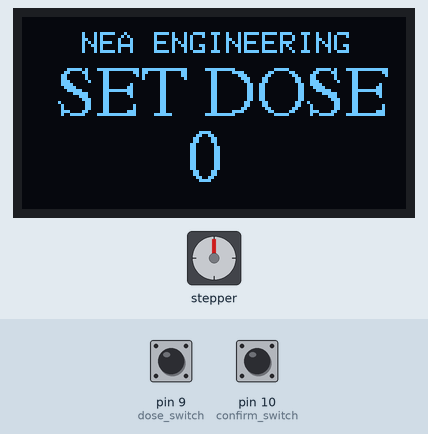
A sketch run on a simulated Arduino Uno, built with avr-gcc and run on an emulated ATmega328P. Shown: stepper motor, 128×64 one-colour display. Wiring (inferred from the names in the program): stepper motor (2048 steps per turn assumed): coils pin 2, pin 3, pin 4, pin 5. The inputs (shaded band) are chosen by the test bench; at power-on: pin 9 (dose_switch) LOW, pin 10 (confirm_switch) HIGH.

Above: at 5.3 s.
5.4 s: pin 9 (dose_switch) pulled HIGH for 0.15 s
At 6.4 s:
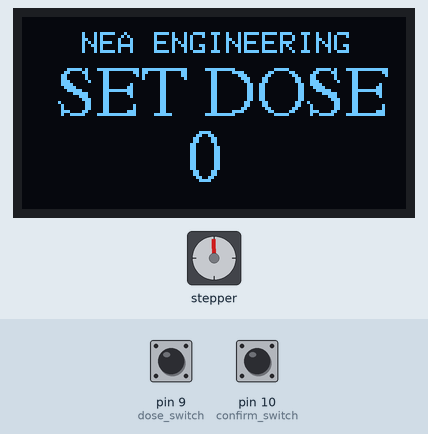
7.0 s: pin 9 (dose_switch) pulled HIGH for 1 s
At 7.22 s:
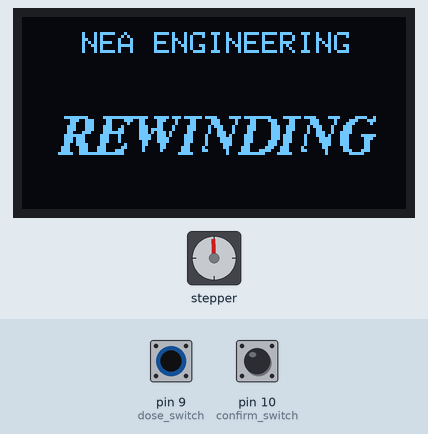
9.5 s: pin 9 (dose_switch) pulled HIGH for 3.2 s
At 13.9 s:
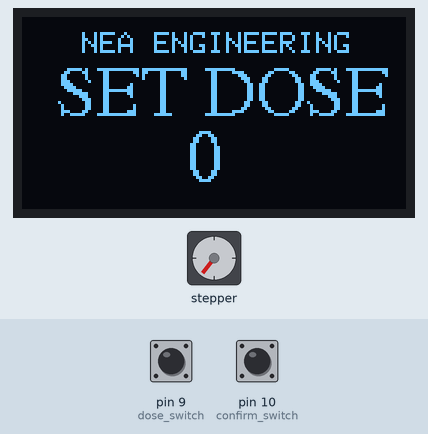
14.2 s: pin 9 (dose_switch) pulled HIGH for 1 s
At 16.0 s:
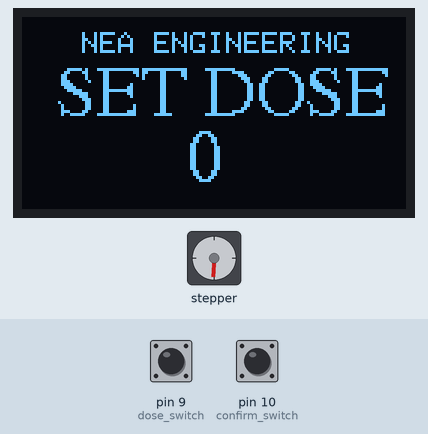
16.7 s: pin 9 (dose_switch) pulled HIGH for 3.2 s
At 20.8 s:
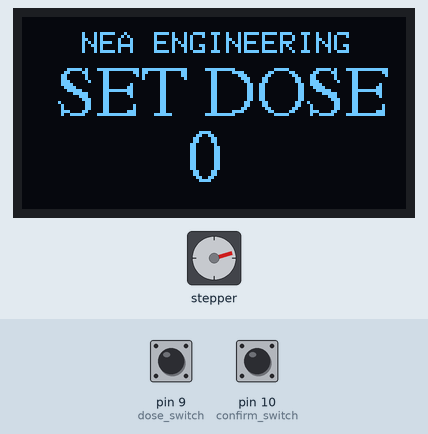
21.4 s: pin 9 (dose_switch) pulled HIGH for 1 s
At 23.5 s:
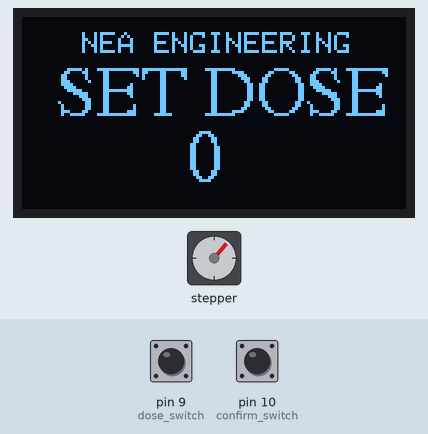
Timing chart, 0 to 24.9 s (numbered marks = the images above; inputs shaded):
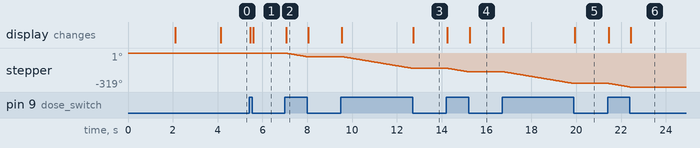

The sketch:

Insulin_pump_withRewind.ino
```cpp
/* This program was written by David Humphries for NEA Engineering:
 Anjali Pal
 Elyssa Snively
 Natalie Salema
 */

#include <Wire.h>
#include <Adafruit_GFX.h>
#include <Adafruit_SSD1306.h>
#include <Fonts/FreeSerif9pt7b.h>
#include <Fonts/FreeSerifBoldItalic9pt7b.h>
#include <Fonts/FreeSerif12pt7b.h>

int bluePin = 2;    //IN1 on the ULN2003 Board, BLUE end of the Blue/Yellow motor coil
int pinkPin = 3;    //IN2 on the ULN2003 Board, PINK end of the Pink/Orange motor coil
int yellowPin = 4;  //IN3 on the ULN2003 Board, YELLOW end of the Blue/Yellow motor coil
int orangePin = 5;  //IN4 on the ULN2003 Board, ORANGE end of the Pink/Orange motor coil
int oneunit = 48;   //number of times through the loop (steps) to dispense one unit
int dose = 0;       //the number of units the patient requests
int total_dose = 0;   //counts the total dose
int dose_switch = 9;
int confirm_switch = 10;
int confirm = 0;
int i = 0;

#define SCREEN_WIDTH 128
#define SCREEN_HEIGHT 64

Adafruit_SSD1306 display(SCREEN_WIDTH, SCREEN_HEIGHT, &Wire, -1);

static const unsigned char PROGMEM image_data_CATACat[] = {
    0xff, 0xff, 0xff, 0xff, 0xff, 0xff, 0xff, 0xff, 0xff, 0xff, 0xff, 0xff, 0xff, 0xff, 0xff, 0xff,
    0xff, 0xff, 0xff, 0xff, 0xff, 0xff, 0xff, 0xff, 0xff, 0xff, 0xff, 0xff, 0xff, 0xff, 0xff, 0xff,
    0xff, 0xff, 0xff, 0xff, 0xff, 0xff, 0xff, 0xff, 0xff, 0xff, 0xff, 0xff, 0xff, 0xff, 0xff, 0xff,
    0xff, 0xff, 0xff, 0xff, 0xff, 0xff, 0xff, 0xff, 0xff, 0xff, 0xff, 0xff, 0xff, 0xff, 0xff, 0xff,
    0xff, 0xff, 0xff, 0xff, 0xff, 0xff, 0xff, 0xff, 0xff, 0xff, 0xff, 0xff, 0xff, 0xff, 0xff, 0xff,
    0xff, 0xff, 0xff, 0xff, 0xff, 0xff, 0xfe, 0x38, 0x33, 0xff, 0xf7, 0xff, 0xff, 0xff, 0xff, 0xff,
    0xff, 0xff, 0xff, 0xff, 0xff, 0xff, 0xf1, 0xff, 0xff, 0x5f, 0xf7, 0xdf, 0xff, 0xff, 0xff, 0xff,
    0xff, 0xff, 0xff, 0xff, 0xff, 0xff, 0x87, 0xff, 0xf7, 0xeb, 0xff, 0x7f, 0xff, 0xff, 0xff, 0xff,
    0xff, 0xff, 0xff, 0xff, 0xff, 0xff, 0x1f, 0xff, 0xc8, 0x7c, 0xff, 0x7f, 0xff, 0xff, 0xff, 0xff,
    0xff, 0xff, 0xff, 0xff, 0xff, 0xfe, 0x7f, 0xff, 0xf7, 0xc7, 0x9f, 0x7f, 0xff, 0xff, 0xff, 0xff,
    0xff, 0xff, 0xff, 0xff, 0xff, 0xfc, 0xff, 0xff, 0xf8, 0xf8, 0xfd, 0xdf, 0xff, 0xff, 0xff, 0xff,
    0xff, 0xff, 0xff, 0xff, 0xff, 0xf9, 0xff, 0xff, 0xf8, 0x7f, 0x1f, 0xbf, 0xff, 0xff, 0xff, 0xff,
    0xff, 0xff, 0xff, 0xff, 0xff, 0xf3, 0xff, 0xfb, 0xfc, 0x3f, 0xe0, 0x7f, 0xff, 0xff, 0xff, 0xff,
    0xff, 0xff, 0xff, 0xff, 0xff, 0xf3, 0xff, 0xfb, 0xff, 0x1f, 0xff, 0xff, 0xff, 0xff, 0xff, 0xff,
    0xff, 0xff, 0xff, 0xff, 0xff, 0xe3, 0xff, 0xf8, 0xff, 0x8f, 0xff, 0xff, 0xff, 0xff, 0xff, 0xff,
    0xff, 0xff, 0xff, 0xff, 0xff, 0xe3, 0xff, 0x7d, 0x7f, 0xcf, 0xff, 0xff, 0xff, 0xff, 0xff, 0xff,
    0xff, 0xff, 0xff, 0xff, 0xff, 0xc7, 0xf7, 0xef, 0x9f, 0xe7, 0xff, 0xff, 0xff, 0xff, 0xff, 0xff,
    0xff, 0xff, 0xff, 0xff, 0xff, 0xc7, 0xf6, 0xa8, 0x0f, 0xe3, 0xff, 0xff, 0xff, 0xff, 0xff, 0xff,
    0xff, 0xff, 0xff, 0xff, 0xff, 0x8f, 0xf7, 0x8b, 0x87, 0xc4, 0x1f, 0xff, 0xff, 0xff, 0xff, 0xff,
    0xff, 0xff, 0xff, 0xff, 0xff, 0x9f, 0xf3, 0x17, 0xf9, 0xe0, 0x1f, 0xff, 0xff, 0xff, 0xff, 0xff,
    0xff, 0xff, 0xff, 0xff, 0xff, 0x8f, 0xfb, 0x03, 0xfe, 0x70, 0x0f, 0xff, 0xff, 0xff, 0xff, 0xff,
    0xff, 0xff, 0xff, 0xff, 0xff, 0x0f, 0xf9, 0x01, 0xff, 0x00, 0x0f, 0xff, 0xff, 0xff, 0xff, 0xff,
    0xff, 0xff, 0xff, 0xff, 0xff, 0x8f, 0xfe, 0x80, 0x7f, 0xfc, 0x17, 0xff, 0xff, 0xff, 0xff, 0xff,
    0xff, 0xff, 0xff, 0xff, 0xff, 0x8f, 0xfe, 0x80, 0x3f, 0xff, 0x8b, 0xff, 0xff, 0xff, 0xff, 0xff,
    0xff, 0xff, 0xff, 0xff, 0xff, 0x8f, 0xff, 0xa0, 0x3f, 0xff, 0x8b, 0xff, 0xff, 0xff, 0xff, 0xff,
    0xff, 0xff, 0xff, 0xff, 0xff, 0x0e, 0x3e, 0xb0, 0x7f, 0xff, 0x8d, 0xff, 0xff, 0xff, 0xff, 0xff,
    0xff, 0xff, 0xff, 0xff, 0xff, 0x2f, 0x8f, 0x30, 0xff, 0xff, 0x00, 0xff, 0xff, 0xff, 0xff, 0xff,
    0xff, 0xff, 0xff, 0xff, 0xff, 0x0f, 0xe7, 0xc1, 0xff, 0xff, 0x00, 0xff, 0xff, 0xff, 0xff, 0xff,
    0xff, 0xff, 0xff, 0xff, 0xff, 0x1f, 0xf7, 0xe1, 0xff, 0xff, 0x00, 0xff, 0xff, 0xff, 0xff, 0xff,
    0xff, 0xff, 0xff, 0xff, 0xff, 0x1f, 0xf3, 0xf3, 0xff, 0xff, 0x00, 0xff, 0xff, 0xff, 0xff, 0xff,
    0xff, 0xff, 0xff, 0xff, 0xf8, 0x0f, 0xfb, 0xf7, 0xff, 0xff, 0xff, 0xff, 0xff, 0xff, 0xff, 0xff,
    0xff, 0xff, 0xff, 0xff, 0xf3, 0xc1, 0xcf, 0xf3, 0xff, 0xff, 0xff, 0xff, 0xff, 0xff, 0xff, 0xff,
    0xff, 0xff, 0xff, 0xff, 0xef, 0x9f, 0xf3, 0xfc, 0xff, 0xff, 0xff, 0xff, 0xff, 0xff, 0xff, 0xff,
    0xff, 0xff, 0xff, 0xff, 0xe1, 0xdf, 0xf1, 0xff, 0x37, 0xff, 0xff, 0xff, 0xff, 0xff, 0xff, 0xff,
    0xff, 0xff, 0xff, 0xff, 0xe6, 0x3f, 0xfe, 0xff, 0xcb, 0xff, 0xff, 0xff, 0xff, 0xff, 0xff, 0xff,
    0xff, 0xff, 0xff, 0xff, 0xf7, 0xff, 0xff, 0xe4, 0x3b, 0xff, 0xff, 0xff, 0xff, 0xff, 0xff, 0xff,
    0xff, 0xff, 0xff, 0xff, 0xf3, 0xf7, 0xef, 0xe1, 0xfd, 0xff, 0xff, 0xff, 0xff, 0xff, 0xff, 0xff,
    0xff, 0xff, 0xff, 0xff, 0xf1, 0x00, 0xf9, 0x6b, 0xfe, 0xff, 0xff, 0xff, 0xff, 0xff, 0xff, 0xff,
    0xff, 0xff, 0xff, 0xff, 0xf9, 0x84, 0x3c, 0x33, 0xfb, 0x7f, 0xff, 0xff, 0xff, 0xff, 0xff, 0xff,
    0xff, 0xff, 0xff, 0xff, 0xf9, 0xc0, 0x1f, 0x3f, 0xfd, 0xbf, 0xff, 0xff, 0xff, 0xff, 0xff, 0xff,
    0xff, 0xff, 0xff, 0xff, 0xf8, 0xe1, 0x02, 0x0f, 0xfe, 0xbf, 0xff, 0xff, 0xff, 0xff, 0xff, 0xff,
    0xff, 0xff, 0xff, 0xff, 0xfc, 0x71, 0x80, 0x07, 0xe0, 0x3f, 0xff, 0xff, 0xff, 0xff, 0xff, 0xff,
    0xff, 0xff, 0xff, 0xff, 0xfe, 0xb9, 0xe0, 0x07, 0xf0, 0xbf, 0xff, 0xff, 0xff, 0xff, 0xff, 0xff,
    0xff, 0xff, 0xff, 0xff, 0xff, 0x59, 0xff, 0xe3, 0xf8, 0xdf, 0xff, 0xff, 0xff, 0xff, 0xff, 0xff,
    0xff, 0xff, 0xff, 0xff, 0xff, 0x9c, 0xff, 0xf3, 0xf1, 0x0f, 0xff, 0xff, 0xff, 0xff, 0xff, 0xff,
    0xff, 0xff, 0xff, 0xff, 0xff, 0xce, 0x7f, 0xf9, 0xc3, 0x17, 0xff, 0xff, 0xff, 0xff, 0xff, 0xff,
    0xff, 0xff, 0xff, 0xff, 0xff, 0xcf, 0x7f, 0xf8, 0x83, 0x9b, 0xff, 0xff, 0xff, 0xff, 0xff, 0xff,
    0xff, 0xff, 0xff, 0xff, 0xff, 0xef, 0x3f, 0xfc, 0x08, 0x39, 0xff, 0xff, 0xff, 0xff, 0xff, 0xff,
    0xff, 0xff, 0xff, 0xff, 0xff, 0xe7, 0xbf, 0xff, 0x00, 0x3c, 0xff, 0xff, 0xff, 0xff, 0xff, 0xff,
    0xff, 0xff, 0xff, 0xff, 0xff, 0xe0, 0x9f, 0xff, 0xc0, 0x1e, 0x7f, 0xff, 0xff, 0xff, 0xff, 0xff,
    0xff, 0xff, 0xff, 0xff, 0xff, 0xe7, 0xcf, 0xff, 0xc0, 0x0f, 0xbf, 0xff, 0xff, 0xff, 0xff, 0xff,
    0xff, 0xff, 0xff, 0xff, 0xff, 0xe7, 0xe7, 0xff, 0xed, 0x87, 0xdf, 0xff, 0xff, 0xff, 0xff, 0xff,
    0xff, 0xff, 0xff, 0xff, 0xff, 0xef, 0xf7, 0xff, 0xf7, 0xf3, 0xe7, 0xff, 0xff, 0xff, 0xff, 0xff,
    0xff, 0xff, 0xff, 0xff, 0xff, 0xdb, 0x77, 0xff, 0xff, 0xfc, 0xf1, 0xff, 0xff, 0xff, 0xff, 0xff,
    0xff, 0xff, 0xff, 0xff, 0xff, 0xc9, 0x43, 0xff, 0xff, 0xfe, 0x7c, 0x3f, 0xff, 0xff, 0xff, 0xff,
    0xff, 0xff, 0xff, 0xff, 0xff, 0xc0, 0x1f, 0xff, 0xff, 0xff, 0x3e, 0x9f, 0xff, 0xff, 0xff, 0xff,
    0xff, 0xff, 0xff, 0xff, 0xff, 0xff, 0xff, 0xff, 0xff, 0xff, 0xdf, 0xcf, 0xff, 0xff, 0xff, 0xff,
    0xff, 0xff, 0xff, 0xff, 0xff, 0xff, 0xff, 0xff, 0xff, 0xff, 0xff, 0x5f, 0xff, 0xff, 0xff, 0xff,
    0xff, 0xff, 0xff, 0xff, 0xff, 0xff, 0xff, 0xff, 0xff, 0xff, 0xec, 0x3f, 0xff, 0xff, 0xff, 0xff,
    0xff, 0xff, 0xff, 0xff, 0xff, 0xff, 0xff, 0xff, 0xff, 0xff, 0xff, 0xff, 0xff, 0xff, 0xff, 0xff,
    0xff, 0xff, 0xff, 0xff, 0xff, 0xff, 0xff, 0xff, 0xff, 0xff, 0xff, 0xff, 0xff, 0xff, 0xff, 0xff,
    0xff, 0xff, 0xff, 0xff, 0xff, 0xff, 0xff, 0xff, 0xff, 0xff, 0xff, 0xff, 0xff, 0xff, 0xff, 0xff,
    0xff, 0xff, 0xff, 0xff, 0xff, 0xff, 0xff, 0xff, 0xff, 0xff, 0xff, 0xff, 0xff, 0xff, 0xff, 0xff,
    0xff, 0xff, 0xff, 0xff, 0xff, 0xff, 0xff, 0xff, 0xff, 0xff, 0xff, 0xff, 0xff, 0xff, 0xff, 0xff
};


void setup() {
 Serial.begin(9600);

  if(!display.begin(SSD1306_SWITCHCAPVCC, 0x3C)) {
    Serial.println(F("SSD1306 allocation failed"));
    for(;;);
  }

  pinMode(bluePin, OUTPUT);
  pinMode(pinkPin, OUTPUT);
  pinMode(yellowPin, OUTPUT);
  pinMode(orangePin,OUTPUT);
  pinMode(dose_switch, INPUT);
  pinMode(confirm_switch, INPUT);

  // Draw bitmap on the screen
  display.clearDisplay();
  display.drawBitmap(0, 0, image_data_CATACat, 128, 64, 1);
  //display.startscrollright(0x00, 0x0F);
  display.display();
  delay(2000);

  // Display static text
  display.clearDisplay();
  display.setFont();
  display.setTextSize(1);
  display.setTextColor(WHITE);
  display.setCursor(20,5);
  display.println("NEA ENGINEERING");
  //display.display();
  display.setCursor(15,26);
  display.setFont(&FreeSerif12pt7b);
  display.println("INSULIN");
  display.setCursor(30,54);
  display.setFont(&FreeSerif12pt7b);
  display.println("PUMP");
  display.display();
  delay(2000);
}

void loop() {

  digitalWrite(bluePin, LOW);
  digitalWrite(pinkPin, LOW);
  digitalWrite(yellowPin, LOW);
  digitalWrite(orangePin, LOW);

  display.clearDisplay();
  display.setFont();
  display.setTextSize(1);
  display.setTextColor(WHITE);
  display.setCursor(20,5);
  display.println("NEA ENGINEERING");
  display.setCursor(12,26);
  display.setFont(&FreeSerif12pt7b);
  display.println("SET DOSE");
  display.setCursor(55,54);
  display.setFont(&FreeSerif12pt7b);
  display.println(dose);
  display.display();

  i = 2;

  while (digitalRead(confirm_switch) == HIGH && digitalRead(dose_switch) == HIGH){
   //set display
    if (i != 0){
    display.clearDisplay();
    display.setFont();
    display.setTextSize(1);
    display.setTextColor(WHITE);
    display.setCursor(20,5);
    display.println("NEA ENGINEERING");
    display.setCursor(12,38);
    display.setFont(&FreeSerifBoldItalic9pt7b);
    display.println("REWINDING");
    display.display();
    i--;
    }

    //reverse motor
      digitalWrite(bluePin, LOW);
      digitalWrite(pinkPin, LOW);
      digitalWrite(yellowPin, LOW);
      digitalWrite(orangePin, HIGH);
      delay(5);

      digitalWrite(bluePin, LOW);
      digitalWrite(pinkPin, LOW);
      digitalWrite(yellowPin, HIGH);
      digitalWrite(orangePin, LOW);
      delay(5);

      digitalWrite(bluePin, LOW);
      digitalWrite(pinkPin, HIGH);
      digitalWrite(yellowPin, LOW);
      digitalWrite(orangePin, LOW);
      delay(5);

      digitalWrite(bluePin, HIGH);
      digitalWrite(pinkPin, LOW);
      digitalWrite(yellowPin, LOW);
      digitalWrite(orangePin, LOW);
      delay(5);

      dose = 0;
  }

  if (digitalRead(confirm_switch) == LOW && digitalRead(dose_switch) == HIGH){
    dose++;
    delay(300);
  }
  else if (digitalRead(confirm_switch) == HIGH && digitalRead(dose_switch) == LOW){
    total_dose = dose*oneunit;
   while (total_dose != 0){
      dose = 0;
      digitalWrite(bluePin, HIGH);
      digitalWrite(pinkPin, LOW);
      digitalWrite(yellowPin, LOW);
      digitalWrite(orangePin, LOW);
      delay(5);

      digitalWrite(bluePin, LOW);
      digitalWrite(pinkPin, HIGH);
      digitalWrite(yellowPin, LOW);
      digitalWrite(orangePin, LOW);
      delay(5);

      digitalWrite(bluePin, LOW);
      digitalWrite(pinkPin, LOW);
      digitalWrite(yellowPin, HIGH);
      digitalWrite(orangePin, LOW);
      delay(5);

      digitalWrite(bluePin, LOW);
      digitalWrite(pinkPin, LOW);
      digitalWrite(yellowPin, LOW);
      digitalWrite(orangePin, HIGH);
      delay(5);

      total_dose--;
      }
     }
      else {
      }
    }
```

Measured:
- after the input at 7.0 s, stepper: turns 33° counter-clockwise in 0.95 s, starting after 0.05 s; the display: changes after 0.05 s (image 2)
- after the input at 9.5 s, stepper: turns 109° counter-clockwise in 3.1 s, starting after 0.09 s; the display: first changes at once (image 3 shows a later state)
- after the input at 14.2 s, stepper: turns 34° counter-clockwise in 0.97 s, starting at once; the display: first changes at once (image 4 shows a later state)
- after the input at 16.7 s, stepper: turns 109° counter-clockwise in 3.1 s, starting after 0.10 s; the display: first changes after 0.05 s (image 5 shows a later state)
- after the input at 21.4 s, stepper: turns 33° counter-clockwise in 0.95 s, starting after 0.05 s; the display: first changes after 0.05 s (image 6 shows a later state)
